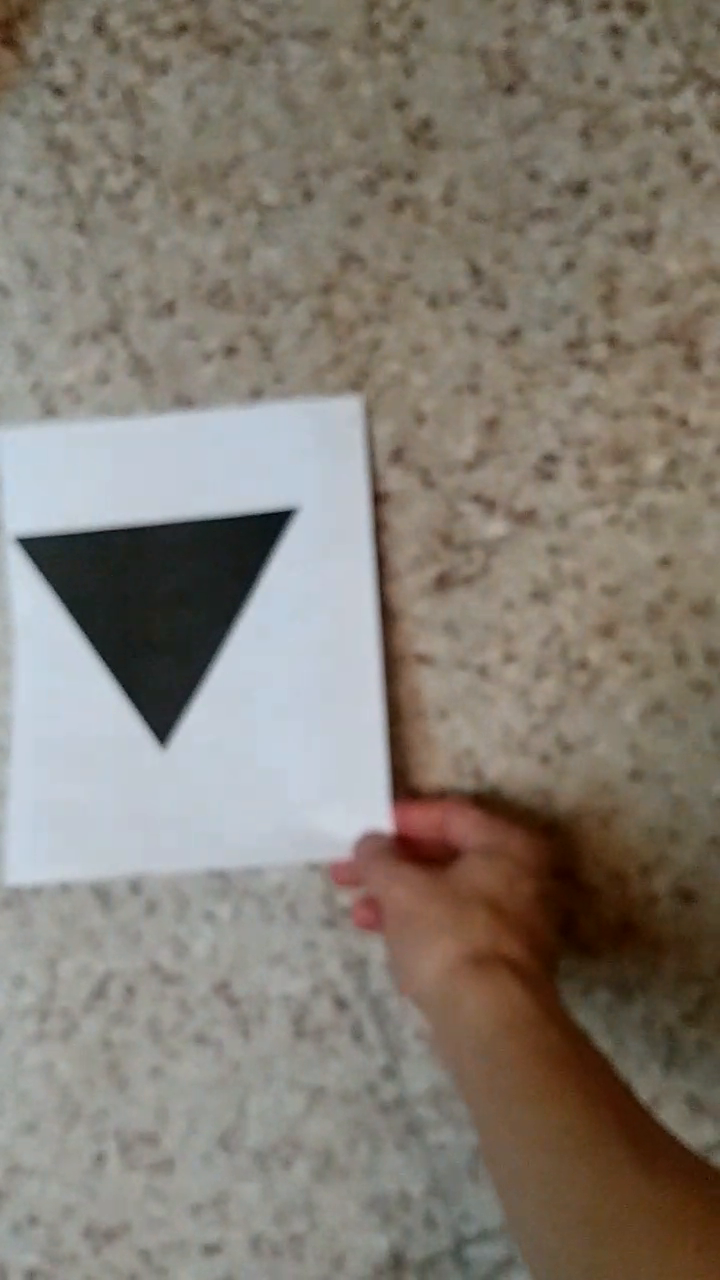
#> input picture frame 16 of video.mp4, 720 x 1280 px, given in place of video3.mp4, which was not available
$ python VisionArt_R2.py
#> lines starting #> are read from the running program, lines starting #| are printed output that depends on the picture; after the words box and inside, x2 and y2 are one past the last pixel; in counts of white or black regions, pixels touching at a corner belong together; pictures that were not available may be replaced by others from this repository, and a replacement may not be noted
import cv2
import imutils
import numpy as np
import random as rnd
import sys
import serial
from time import time, sleep

################################################################################
####################### Identificador de Formas ################################
################################################################################

class ShapeDetector:
    def __init__(self):
        pass
    def detect(self, c):
        #inicializa el nombre de la forma y su contorno aproximado
        shape = 'No identificado'
        peri = cv2.arcLength(c, True)
        approx = cv2.approxPolyDP(c, 0.04*peri, True)
        #Si es un triangulo, tiene 3 vertices
        if len(approx) == 3:
            shape = 'Triangulo'
        elif len(approx) == 4:
            (x,y,w,h) = cv2.boundingRect(approx)
            ar = w / float(h)
            shape = 'Cuadrado' if ar >= 0.95 and ar <= 1.05 else 'Rectangulo'
        elif len(approx) == 5:
            shape = 'Pentagono'
        else:
            if len(approx) == 6:
                shape = 'Indicador'
            elif len(approx) == 10:
                shape = 'Estrella'
            else:
                shape = 'Circulo'
        return shape


################################################################################
####################### Conversion ASCII #######################################
################################################################################

def text2ASCII(texto):
    i = 0
    Size = len(texto)
    Temp = ''
    while i < Size:
        Temp += str(ord(texto[i]))
        i += 1
    return Temp

def list2string(list):
  string=""
  string=string.join(list)
  string=string + "\r\n"
  return string

################################################################################
####################### Carga de imagenes ######################################
################################################################################

framewidth = 640
frameheight = 480
cap = cv2.VideoCapture("video3.mp4")
cap.set(3, framewidth)
cap.set(4, frameheight)

################################################################################
####################### Ventana de Parametros ##################################
################################################################################

def empty(a):
    pass
cv2.namedWindow("Parameters")
cv2.resizeWindow("Parameters", 640, 240)
cv2.createTrackbar("Threshold1", "Parameters", 200, 255, empty)
cv2.createTrackbar("Threshold2", "Parameters", 200, 255, empty)
cv2.createTrackbar("Area Minima", "Parameters", 1700, 30000, empty)
## Juntar imágenes en
def stackImages(scale,imgArray):
    rows = len(imgArray)
    cols = len(imgArray[0])
    rowsAvailable = isinstance(imgArray[0], list)
    width = imgArray[0][0].shape[1]
    height = imgArray[0][0].shape[0]
    if rowsAvailable:
        for x in range ( 0, rows):
            for y in range(0, cols):
                if imgArray[x][y].shape[:2] == imgArray[0][0].shape [:2]:
                    imgArray[x][y] = cv2.resize(imgArray[x][y], (0, 0), None, scale, scale)
                else:
                    imgArray[x][y] = cv2.resize(imgArray[x][y], (imgArray[0][0].shape[1], imgArray[0][0].shape[0]), None, scale, scale)
                if len(imgArray[x][y].shape) == 2: imgArray[x][y]= cv2.cvtColor( imgArray[x][y], cv2.COLOR_GRAY2BGR)
        imageBlank = np.zeros((height, width, 3), np.uint8)
        hor = [imageBlank]*rows
        hor_con = [imageBlank]*rows
        for x in range(0, rows):
            hor[x] = np.hstack(imgArray[x])
        ver = np.vstack(hor)
    else:
        for x in range(0, rows):
            if imgArray[x].shape[:2] == imgArray[0].shape[:2]:
                imgArray[x] = cv2.resize(imgArray[x], (0, 0), None, scale, scale)
            else:
                imgArray[x] = cv2.resize(imgArray[x], (imgArray[0].shape[1], imgArray[0].shape[0]), None,scale, scale)
            if len(imgArray[x].shape) == 2: imgArray[x] = cv2.cvtColor(imgArray[x], cv2.COLOR_GRAY2BGR)
        hor= np.hstack(imgArray)
        ver = hor
    return ver

################################################################################
############################## Contornos  ######################################
################################################################################


def getContours(imgDil, img):
    contours, hier = cv2.findContours(imgDil, cv2.RETR_EXTERNAL, cv2.CHAIN_APPROX_SIMPLE)

    for c in contours:
        #centro del contorno, luego detecta la forma
        M = cv2.moments(c)
        #Coord de la figura
        cX = int( (M["m10"] / M["m00"]) * ratio)
        cY = int ( (M["m01"] / M["m00"]) * ratio)
        area = cv2.contourArea(c)
        areaMin = cv2.getTrackbarPos("Area Minima", "Parameters")
        if area > areaMin:
            shape = sd.detect(c)
            # multiplica las coords del contorno (x,y) por el radio, dibuja contornos y el nombre de la fig
            c = c.astype("float")
            c *= ratio
            c = c.astype('int')
            cv2.drawContours(img, [c], -1, (0,255,0), 2)
            cv2.putText(img, shape, (cX, cY), cv2.FONT_HERSHEY_SIMPLEX, 0.5, (255,255,255), 2)
            info_normal.append([shape, (cX, cY)])
            info_ascii.append([text2ASCII(shape), (chr(cX), chr(cY))])
    ser_ascii = [ str(info_ascii) +','+ str(info_ascii) +';']
    ser_ascii = list2string(ser_ascii) # Coordenadas concatenadas
    print('Identificador y Par de coordenadas:\n\t', ser_ascii)
    print('Informacion Concatenadas:\n\t' + ser_ascii)
    print('Tamaño de la cadena ASCII: {} bytes '.format(sys.getsizeof(ser_ascii)))
    info_ascii.clear()

################################################################################
####################### Filtros y salidas ######################################
################################################################################
# [5 lines left out: function checkDuplicate, not called in this run]

info_normal = []
info_ascii = []
cont = 0
sd = ShapeDetector()
while True:
    ret, img = cap.read()
#> img is the input picture: shape (1280, 720, 3); mean B, G, R 115.8, 125.5, 132.5
    ratio = img.shape[0] / float(img.shape[0])
    imgContour = img.copy()
    imgGray = cv2.cvtColor(img, cv2.COLOR_BGR2GRAY)
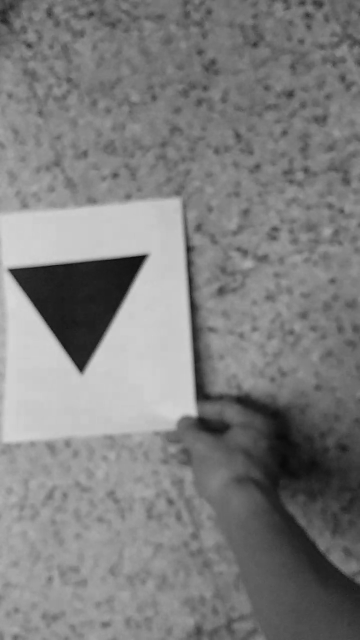
#> imgGray: shape (1280, 720) (shown at 1/2 size); min 4, max 215, mean 126.5
    imgblur = cv2.GaussianBlur(imgGray, (7,7), 0)

    threshold1 = cv2.getTrackbarPos("Threshold1", "Parameters")
    threshold2 = cv2.getTrackbarPos("Threshold2", "Parameters")
    imgCanny = cv2.Canny(imgblur, threshold1, threshold2)
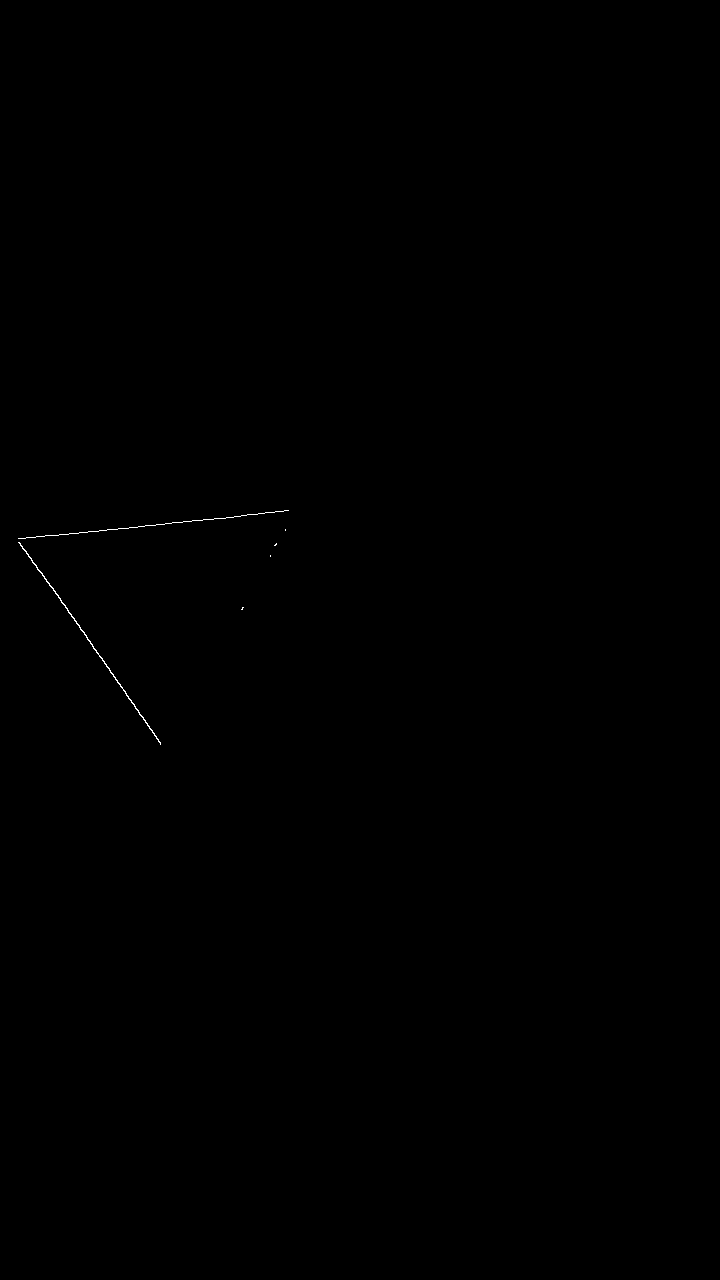
#> imgCanny: shape (1280, 720); 0.07% white in thin lines or dots, all inside (x1, y1, x2, y2) = (18, 510, 289, 745)
    kernel = np.ones((5,5))
    imgDil = cv2.dilate(imgCanny, kernel, iterations = 1)
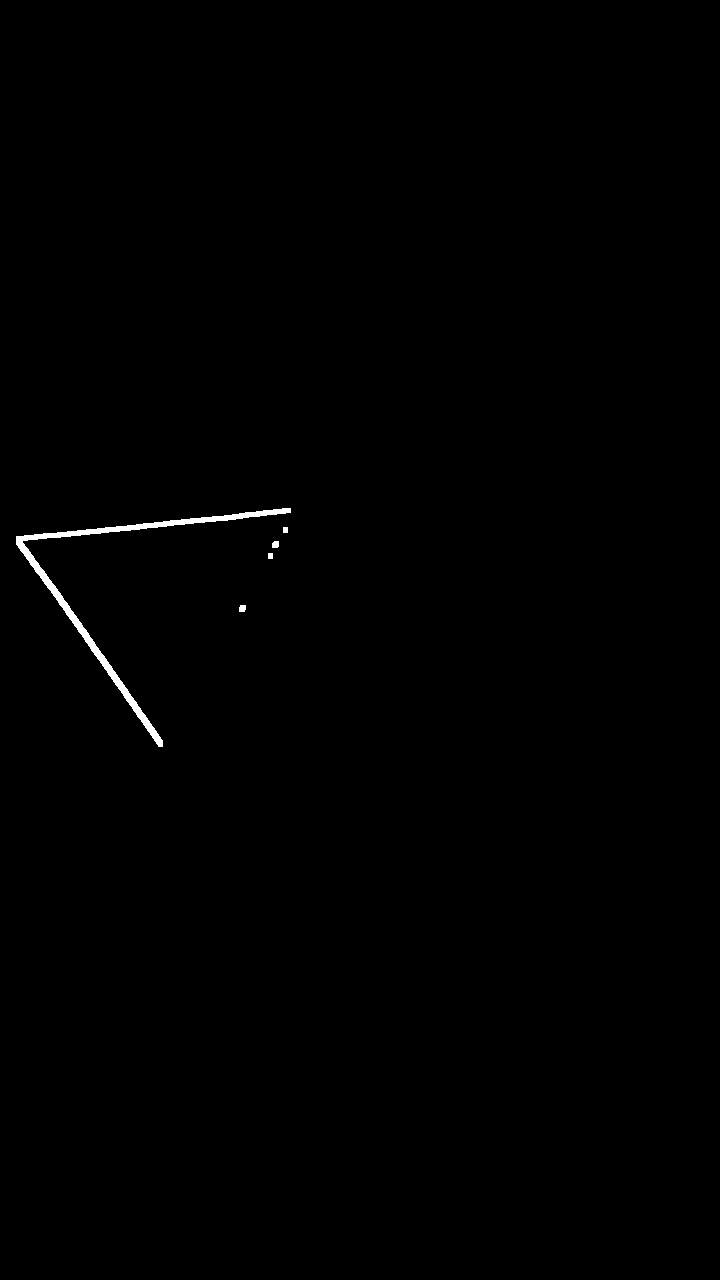
#> imgDil: shape (1280, 720); 0.37% white; 5 white regions
    thresh = cv2.threshold(imgDil,150, 255, cv2.THRESH_BINARY)[1]
    getContours(thresh, imgContour)
#> in getContours, `contours, hier = cv2.findContours(imgDil, cv2.RETR_EXTERNAL, cv2.CHAIN..`: contours = 5 contours; box (x1, y1, x2, y2) and area: (16, 508, 291, 747) 2740, (272, 541, 279, 548) 34, (239, 605, 246, 612) 33, (268, 553, 273, 559) 20, (283, 527, 288, 533) 20
#> in getContours, `M = cv2.moments(c)`: M = moments, m00 33, centre m10/m00, m01/m00 = (242, 608)
#> in getContours, `cX = int( (M["m10"] / M["m00"]) * ratio)`: cX = 242
#> in getContours, `cY = int ( (M["m01"] / M["m00"]) * ratio)`: cY = 608
#> in getContours, `area = cv2.contourArea(c)`: area = 33
    img_stacked = stackImages(0.5,([img,imgContour,imgCanny], [imgDil, thresh, thresh]))
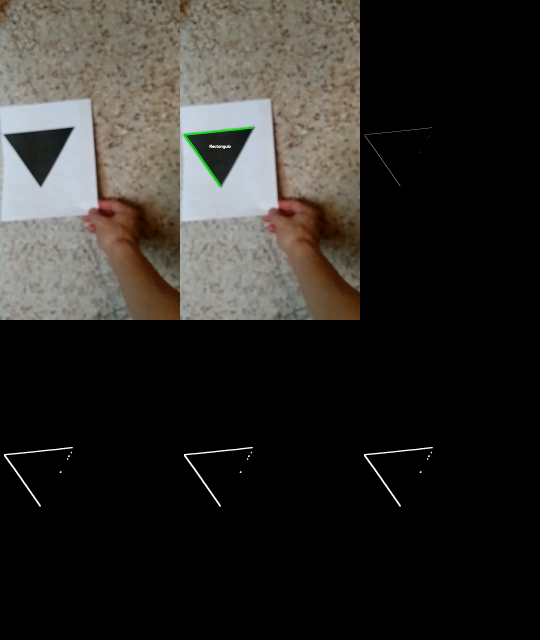
#> img_stacked: shape (1280, 1080, 3) (shown at 1/2 size); mean B, G, R 39.1, 42.5, 44.7
    cv2.imshow("Titulo", img_stacked)

    #ser_ascii = [ ( str(info_ascii[j][0]) +','+ str(info_ascii[j][1]) +';') for j in range(len(info_ascii)) ]
    cont += 1
    if cv2.waitKey(1) & 0xFF == ord('q'):
#> (key q is pressed here)
        break

    #sleep(0.5 - time() % 0.5) # Esto es para que haga todo cada medio segundo!!!

$ run again, starting later in the video
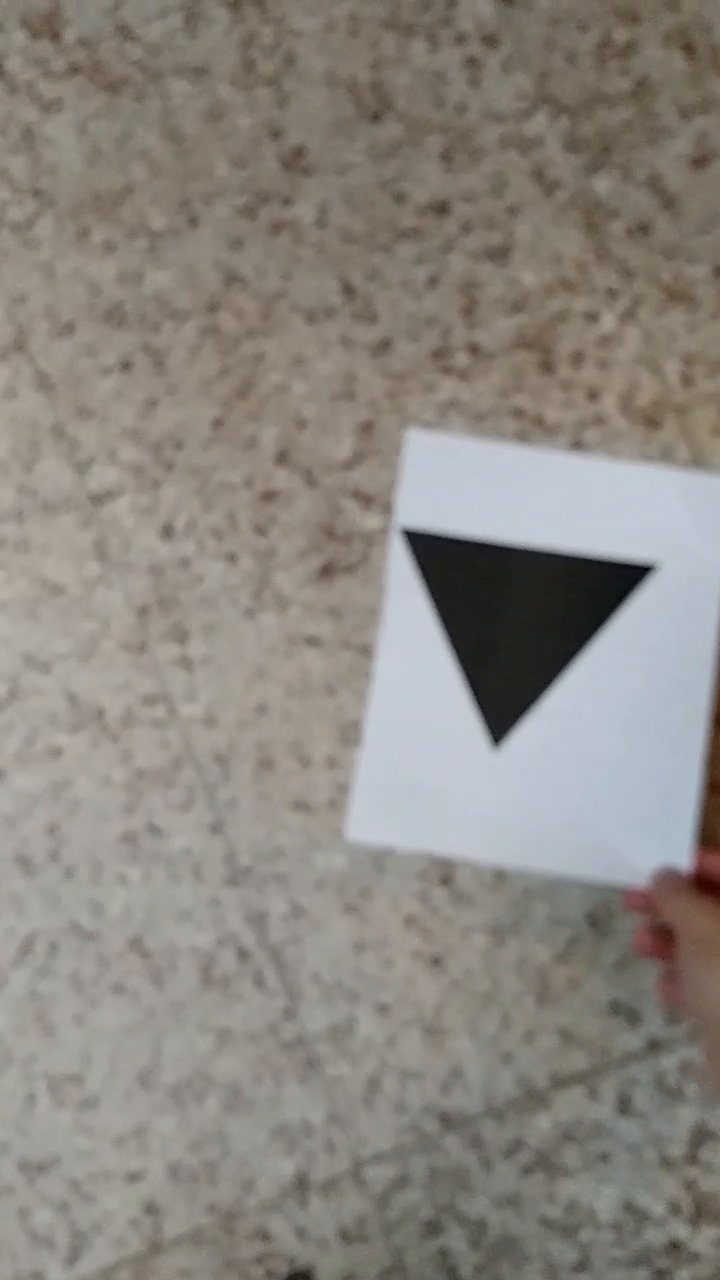
#> input picture frame 72 of video.mp4, 720 x 1280 px, given in place of video3.mp4, which was not available
#> img is the input picture: shape (1280, 720, 3); mean B, G, R 128, 134.8, 139.3
#> `imgCanny = cv2.Canny(imgblur, threshold1, threshold2)`:
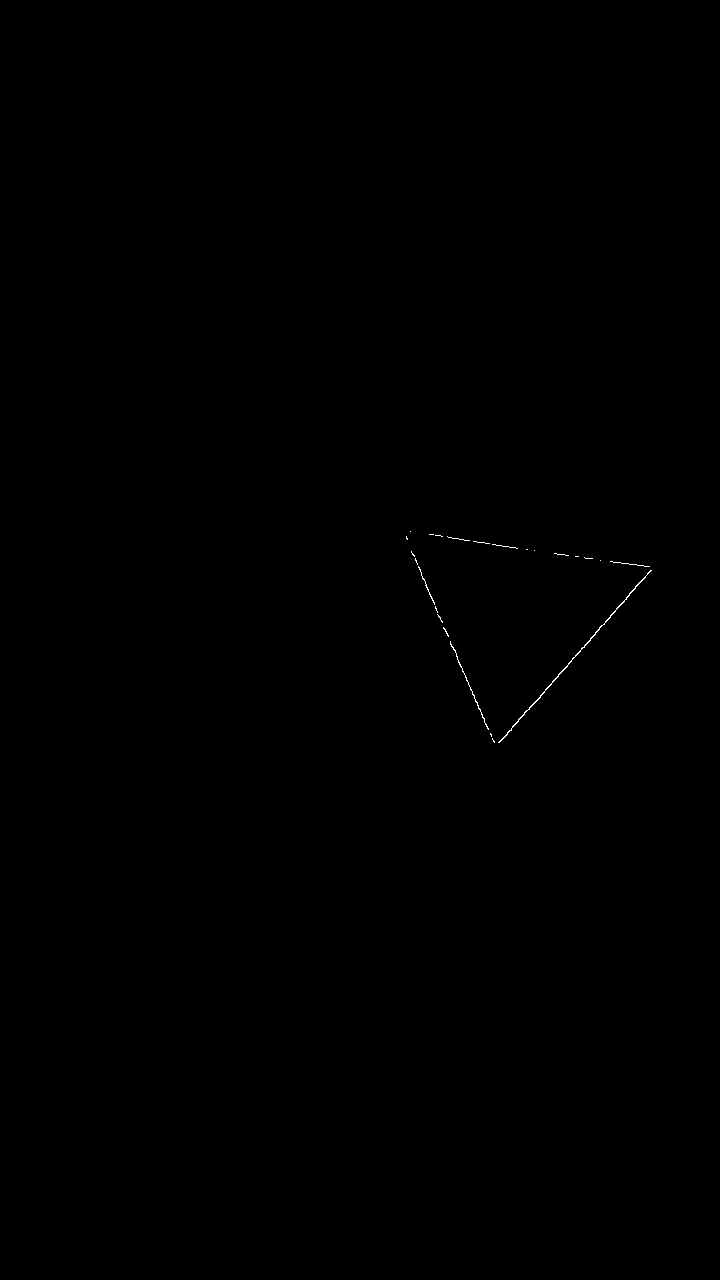
#> imgCanny: shape (1280, 720); 0.08% white in thin lines or dots, all inside (x1, y1, x2, y2) = (406, 531, 652, 743)
#> imgDil: shape (1280, 720); 0.44% white; 9 white regions
#> contours = 9 contours, 2 with area under 20; largest, box (x1, y1, x2, y2) and area: (409, 549, 654, 745) 2784, (427, 532, 520, 551) 418, (552, 551, 571, 558) 80, (582, 555, 595, 561) 52, (404, 529, 413, 542) 50, (573, 554, 581, 559) 28, (524, 547, 530, 552) 20
#> M = moments, m00 16, centre m10/m00, m01/m00 = (600, 560)
#> cX = 600
#> cY = 560
#> area = 16
#> `img_stacked = stackImages(0.5,([img,imgContour,imgCanny], [imgDil, thr..`:
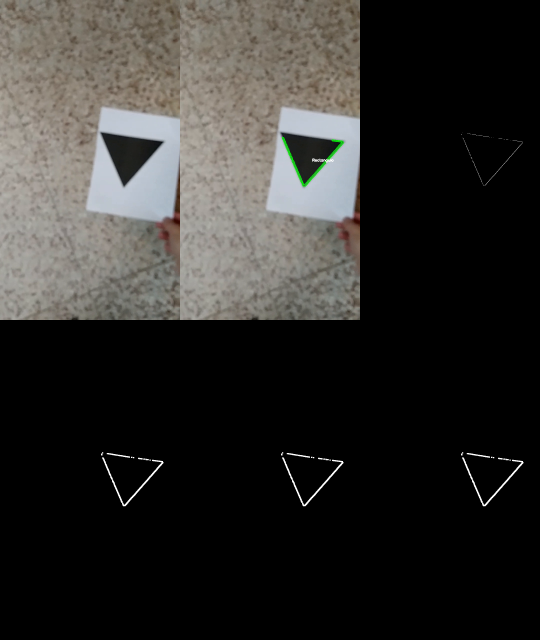
#> img_stacked: shape (1280, 1080, 3) (shown at 1/2 size); mean B, G, R 43.3, 45.7, 47
